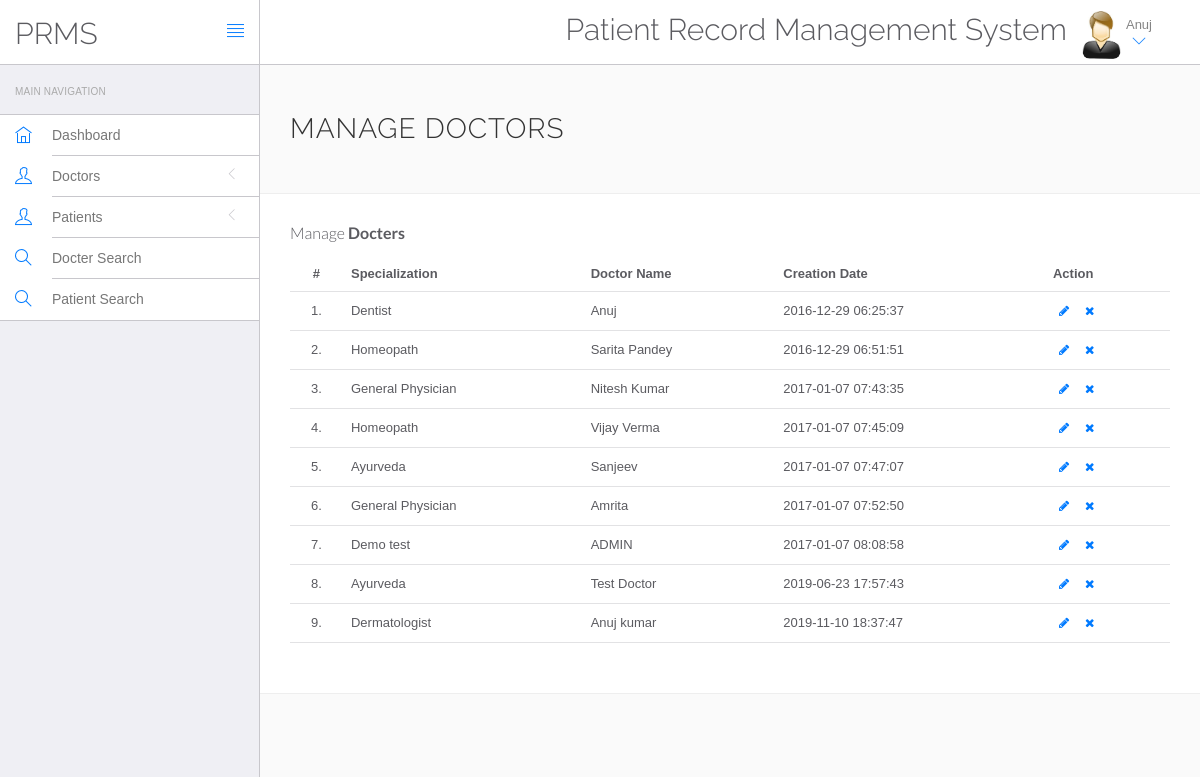
The page /hms/doctor/manage-doctors.php (signed in) on the database its author committed.
### tables this page shows
CREATE TABLE `doctors` (
  `id` int(11) NOT NULL,
  `specilization` varchar(255) DEFAULT NULL,
  `doctorName` varchar(255) DEFAULT NULL,
  `address` longtext DEFAULT NULL,
  `docFees` varchar(255) DEFAULT NULL,
  `contactno` bigint(11) DEFAULT NULL,
  `docEmail` varchar(255) DEFAULT NULL,
  `password` varchar(255) DEFAULT NULL,
  `creationDate` timestamp NULL DEFAULT current_timestamp(),
  `updationDate` timestamp NULL DEFAULT current_timestamp()
);

### hms/doctor/manage-doctors.php (the view, shortened to what this page needs)
<?php
include('include/config.php');
?>
<!DOCTYPE html>
<html lang="en">
	<head>
		<link rel="stylesheet" href="vendor/bootstrap/css/bootstrap.min.css">
		<link rel="stylesheet" href="vendor/fontawesome/css/font-awesome.min.css">
		<link rel="stylesheet" href="vendor/themify-icons/themify-icons.min.css">
		<link href="vendor/animate.css/animate.min.css" rel="stylesheet" media="screen">
		<link href="vendor/perfect-scrollbar/perfect-scrollbar.min.css" rel="stylesheet" media="screen">
		<link href="vendor/switchery/switchery.min.css" rel="stylesheet" media="screen">
		<link href="vendor/bootstrap-touchspin/jquery.bootstrap-touchspin.min.css" rel="stylesheet" media="screen">
		<link href="vendor/select2/select2.min.css" rel="stylesheet" media="screen">
		<link href="vendor/bootstrap-datepicker/bootstrap-datepicker3.standalone.min.css" rel="stylesheet" media="screen">
		<link href="vendor/bootstrap-timepicker/bootstrap-timepicker.min.css" rel="stylesheet" media="screen">
		<link rel="stylesheet" href="assets/css/styles.css">
		<link rel="stylesheet" href="assets/css/plugins.css">
		<link rel="stylesheet" href="assets/css/themes/theme-1.css" id="skin_color" />
	</head>
	<body>
		<div id="app">
<?php include('include/sidebar.php');?>
			<div class="app-content">
						<?php include('include/header.php');?>
				<div class="main-content" >
					<div class="wrap-content container" id="container">
						<section id="page-title">
							<div class="row">
								<div class="col-sm-8">
									<h1 class="mainTitle">Manage Doctors</h1>
																	</div>
							</div>
						</section>
						<div class="container-fluid container-fullw bg-white">
									<div class="row">
								<div class="col-md-12">
									<h5 class="over-title margin-bottom-15">Manage <span class="text-bold">Docters</span></h5>
									<table class="table table-hover" id="sample-table-1">
										<thead>
											<tr>
												<th class="center">#</th>
												<th>Specialization</th>
												<th class="hidden-xs">Doctor Name</th>
												<th>Creation Date </th>
												<th>Action</th>
											</tr>
										</thead>
										<tbody>
<?php
$sql=mysqli_query($con,"select * from doctors");
$cnt=1;
while($row=mysqli_fetch_array($sql))
{
?>
											<tr>
												<td class="center"><?php echo $cnt;?>.</td>
												<td class="hidden-xs"><?php echo $row['specilization'];?></td>
												<td><?php echo $row['doctorName'];?></td>
												<td><?php echo $row['creationDate'];?>
												</td>
												<td >
												<div class="visible-md visible-lg hidden-sm hidden-xs">
							<a href="edit-doctor.php?id=<?php echo $row['id'];?>" class="btn btn-transparent btn-xs" tooltip-placement="top" tooltip="Edit"><i class="fa fa-pencil"></i></a>
	<a href="manage-doctors.php?id=<?php echo $row['id']?>&del=delete" onClick="return confirm('Are you sure you want to delete?')"class="btn btn-transparent btn-xs tooltips" tooltip-placement="top" tooltip="Remove"><i class="fa fa-times fa fa-white"></i></a>
												</div>
												</td>
											</tr>
											<?php
$cnt=$cnt+1;
											 }?>
										</tbody>
									</table>
								</div>
							</div>
								</div>
							</div>
						</div>
					</div>
				</div>
	</body>
</html>

### hms/doctor/include/header.php (shortened to what this page needs)
<header class="navbar navbar-default navbar-static-top">
					<div class="navbar-header">
						<a class="navbar-brand" href="#">
							<h2 style="padding-top:20% ">PRMS</h2>
						</a>
						<a href="#" class="sidebar-toggler pull-right visible-md visible-lg" data-toggle-class="app-sidebar-closed" data-toggle-target="#app">
							<i class="ti-align-justify"></i>
						</a>
					</div>
					<div class="navbar-collapse collapse">
						<ul class="nav navbar-right">
								<li  style="padding-top:2% ">
								<h2>Patient Record Management System</h2>
							</li>
							<li class="dropdown current-user">
								<a href class="dropdown-toggle" data-toggle="dropdown">
									<img src="assets/images/images.jpg" > <span class="username">
									<?php $query=mysqli_query($con,"select doctorName from doctors where id='".$_SESSION['id']."'");
while($row=mysqli_fetch_array($query))
{
	echo $row['doctorName'];
}
									?> <i class="ti-angle-down"></i></i></span>
								</a>
							</li>
						</ul>
					</div>
				</header>

### hms/doctor/assets/css/themes/theme-1.css (style rules this page uses)
body { background: #FAFAFA; }
header .navbar-header { background: #ffffff !important; border-right-color: #c8c7cc !important; border-bottom-color: #c8c7cc !important; }
header .navbar-header .sidebar-toggler, header .navbar-header .sidebar-mobile-toggler { color: #007aff !important; }
header .navbar-header .navbar-brand { color: #777 !important; }
header .navbar-collapse { background: #ffffff !important; border-bottom-color: #c8c7cc !important; box-shadow: none !important; }
header .navbar-collapse .navbar-right > li > a { color: #777; }
header .navbar-collapse .navbar-right > li > a i { color: #007aff !important; }

### rows shown on the page
doctors: doctorName "Anuj", specilization "Dentist", creationDate "2016-12-29 06:25:37"
doctors: specilization "Homeopath", doctorName "Sarita Pandey", creationDate "2016-12-29 06:51:51"
doctors: specilization "General Physician", doctorName "Nitesh Kumar", creationDate "2017-01-07 07:43:35"
doctors: specilization "Homeopath", doctorName "Vijay Verma", creationDate "2017-01-07 07:45:09"
doctors: specilization "Ayurveda", doctorName "Sanjeev", creationDate "2017-01-07 07:47:07"
doctors: specilization "General Physician", doctorName "Amrita", creationDate "2017-01-07 07:52:50"
doctors: specilization "Demo test", doctorName "ADMIN", creationDate "2017-01-07 08:08:58"
doctors: specilization "Ayurveda", doctorName "Test Doctor", creationDate "2019-06-23 17:57:43"
doctors: specilization "Dermatologist", doctorName "Anuj kumar", creationDate "2019-11-10 18:37:47"
